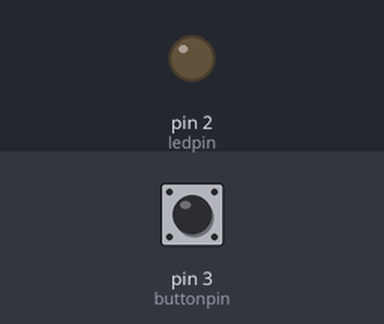
This sketch was run on a simulated Arduino Uno, built with avr-gcc and run on an emulated ATmega328P. Parts: output pins drawn as LEDs (lit = HIGH). Inputs (shaded band) come from the test bench; at power-on: pin 3 (buttonpin) HIGH. Random numbers use the default seed unless the sketch sets one; what the sketch prints to the serial monitor is not drawn.

Above: at 18.0 s.
18.1 s: pin 3 (buttonpin) pulled LOW for 3 s
At 20.0 s:
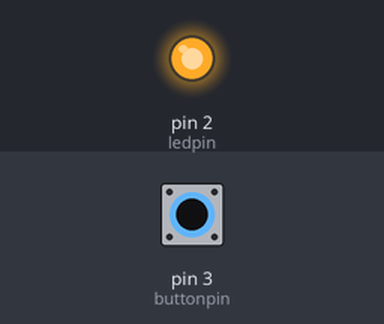
Timing chart, 0 to 22.6 s (numbered marks = the images above; inputs shaded):
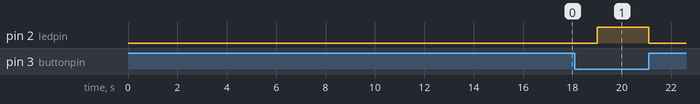

Measured:
- after the input at 18.1 s, pin 2 (ledpin): LOW → HIGH after 0.90 s, → LOW 2.1 s later

The sketch:

Timer_Project.ino
```cpp
int buttonpin = 3;
int ledpin = 2;
int time_delay, time_var;
int reaction = 0;

unsigned int val = 0;


void STOPcount(){
  val = TCNT1;
  TCCR1B = 0;
  TIMSK1 = 0;
  }

void setup() {
  pinMode(buttonpin , INPUT);
  pinMode(ledpin, OUTPUT);


  TCNT1 = 0;    // Timer
  TCCR1A = 0;   // working in
  TCCR1B = 0;   // normal mode

  attachInterrupt(digitalPinToInterrupt(buttonpin), STOPcount , HIGH);// Switch as interrupt
  interrupts();
  Serial.begin(9600);
}


ISR(TIMER1_OVF_vect){ //Recording each overflow
  reaction++;
}


void loop() {

  TCNT1 = 0;      //counter value set to 0 for next reaction time reading
  reaction = 0;   //number of overflows set to 0


  time_var = random(1,10);
  time_delay = time_var*1000;

  delay(time_delay);
  digitalWrite(ledpin, HIGH);


  TCCR1B = (1<<CS10);
  TIMSK1 |= (1 << TOIE1);

  while(digitalRead(buttonpin) == LOW){}
  digitalWrite(ledpin, LOW);


  long unsigned time = reaction*65536 + val;  //Total time
  double time_total = (double)(time);         //Time is seconds
  time_total = time_total/16000000;
  Serial.println();
  Serial.print(time_total,8);
  Serial.print(" seconds");
}
```
